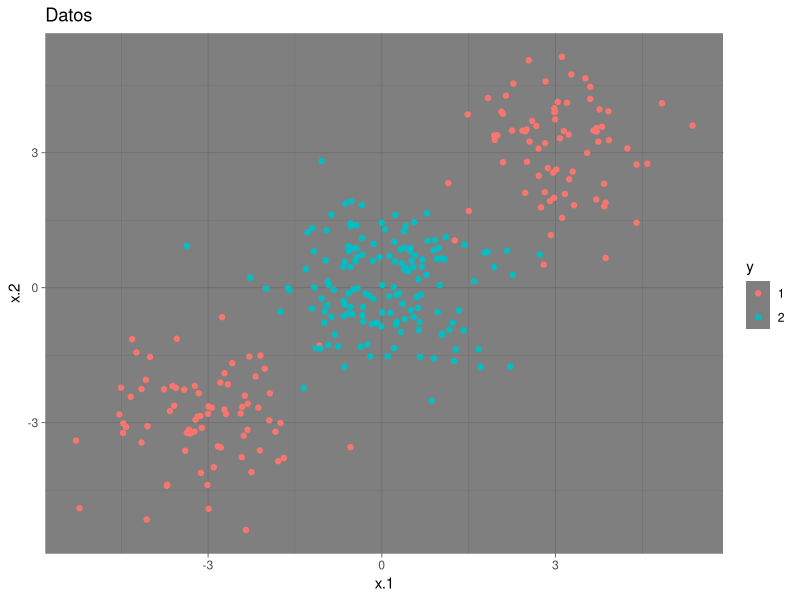

Write the R code that produced this figure.
# Reto 2. Máquinas de vectores de soporte

# En el archivo de datos csv adjunto se encuentran observaciones correspondientes a dos clases diferentes indicadas por la variable y. Únicamente hay dos variables predictoras o características. Realice lo siguiente:

# 1. Cargue los paquetes ggplot2 y e1071; observe algunas características
# del data frame con las funciones tail y dim. Obtenga el gráfico de 
# dispersión de los datos diferenciando las dos clases.
# 2. Genere de manera aleatoria un vector de índices para filtrar un 
# conjunto de entrenamiento a partir del conjunto de datos dado.
# Con ayuda de las funciones tune y svm ajuste máquinas de vectores 
# de soporte con un kernel radial a los datos de entrenamiento, 
# para valores del parámetro cost igual a 0.1, 1, 10, 100, 1000 
# y valores del parámetro gamma igual a 0.5, 1, 2, 3, 4. 
# Obtenga un resumen de los resultados.
# 3. Con el modelo que tuvo el mejor desempeño en el
# paso anterior realice clasificación con la función 
# predict y el conjunto de datos de prueba. Muestre la matriz de confusión.

# **Solución**

# Primero establecemos nuestro directorio de trabajo en donde
# deberán estar nuestros datos.

datos <- read.csv("datosclases.csv")

# 1. 

# Cargamos los paquetes `ggplot2` y `e1071`,
# observamos algunas características del data frame
# con las funciones `tail` y `dim`.

library(dplyr)
library(ggplot2)
library(e1071)

###

tail(datos); dim(datos); str(datos)
datos <- mutate(datos, y = factor(y))
# Obtenemos el gráfico de dispersión de los datos
# diferenciando las dos clases

ggplot(datos, aes(x = x.1, y = x.2, colour = y)) + 
  geom_point() + 
  theme_dark() + ggtitle("Datos")

###

# 2.

# Generamos índices para el conjunto de entrenamiento

train <- sample(300, 150)
tail(as.data.frame(train))

###

# Ajustamos máquinas de vectores de soporte con un kernel radial 
# para diferentes valores de los parámetros `cost` y `gamma`

set.seed(67)
tune.out <- tune(svm, y~., data = datos[train, ], 
                 kernel = "radial", 
                 ranges = list(cost = c(0.1, 1, 10, 100, 1000), 
                               gamma = c(0.5, 1, 2, 3, 4)))


### Obtenemos un resumen de los modelos ajustados y su desempeño

summary(tune.out)


###

# Realizamos clasificación con el mejor modelo ajustado y obtenemos
# la matriz de confusión.

table(true = datos[-train, "y"], 
      pred = predict(tune.out$best.model, newdata = datos[-train,]))
